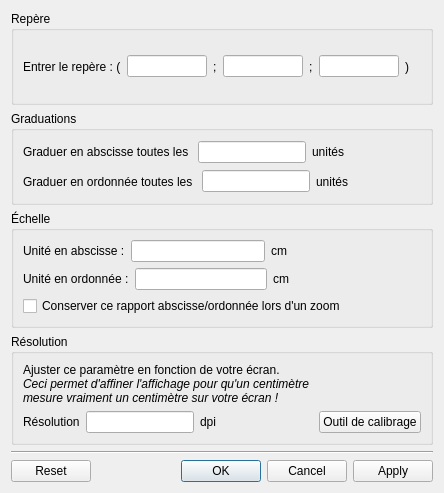
<?xml version="1.0" encoding="UTF-8"?>
<ui version="4.0">
 <class>DialogReperage</class>
 <widget class="QDialog" name="DialogReperage">
  <property name="geometry">
   <rect>
    <x>0</x>
    <y>0</y>
    <width>444</width>
    <height>493</height>
   </rect>
  </property>
  <property name="windowTitle">
   <string>Personnaliser le repère</string>
  </property>
  <layout class="QVBoxLayout" name="verticalLayout">
   <item>
    <widget class="QGroupBox" name="groupBoxRepere">
     <property name="title">
      <string>Repère</string>
     </property>
     <layout class="QVBoxLayout" name="verticalLayout_3">
      <item>
       <layout class="QHBoxLayout" name="horizontalLayout">
        <item>
         <widget class="QLabel" name="label">
          <property name="text">
           <string>Entrer le repère : (</string>
          </property>
         </widget>
        </item>
        <item>
         <widget class="QLineEdit" name="repere_O">
          <property name="toolTip">
           <string>&lt;html&gt;&lt;head/&gt;&lt;body&gt;&lt;p&gt;Légende à afficher pour l'origine du repère.&lt;/p&gt;&lt;/body&gt;&lt;/html&gt;</string>
          </property>
         </widget>
        </item>
        <item>
         <widget class="QLabel" name="label_2">
          <property name="text">
           <string>;</string>
          </property>
         </widget>
        </item>
        <item>
         <widget class="QLineEdit" name="repere_I">
          <property name="toolTip">
           <string>&lt;html&gt;&lt;head/&gt;&lt;body&gt;&lt;p&gt;Légende à afficher pour le 2e point du repère (abscisse).&lt;/p&gt;&lt;p&gt;&lt;span style=&quot; font-weight:600;&quot;&gt;Nota : &lt;/span&gt;si une lettre en minuscule est rentrée, elle sera comprise comme un vecteur.&lt;/p&gt;&lt;/body&gt;&lt;/html&gt;</string>
          </property>
         </widget>
        </item>
        <item>
         <widget class="QLabel" name="label_3">
          <property name="text">
           <string>;</string>
          </property>
         </widget>
        </item>
        <item>
         <widget class="QLineEdit" name="repere_J">
          <property name="toolTip">
           <string>&lt;html&gt;&lt;head/&gt;&lt;body&gt;&lt;p&gt;Légende à afficher pour le 3e point du repère (ordonnée). &lt;/p&gt;&lt;p&gt;&lt;span style=&quot; font-weight:600;&quot;&gt;Nota : &lt;/span&gt;si une lettre en minuscule est rentrée, elle sera comprise comme un vecteur.&lt;/p&gt;&lt;/body&gt;&lt;/html&gt;</string>
          </property>
         </widget>
        </item>
        <item>
         <widget class="QLabel" name="label_4">
          <property name="text">
           <string>)</string>
          </property>
         </widget>
        </item>
        <item>
         <spacer name="horizontalSpacer_6">
          <property name="orientation">
           <enum>Qt::Horizontal</enum>
          </property>
          <property name="sizeHint" stdset="0">
           <size>
            <width>40</width>
            <height>20</height>
           </size>
          </property>
         </spacer>
        </item>
       </layout>
      </item>
     </layout>
    </widget>
   </item>
   <item>
    <widget class="QGroupBox" name="groupBoxGraduations">
     <property name="title">
      <string>Graduations</string>
     </property>
     <layout class="QVBoxLayout" name="verticalLayout_4">
      <item>
       <layout class="QHBoxLayout" name="horizontalLayout_2">
        <item>
         <widget class="QLabel" name="label_5">
          <property name="text">
           <string>Graduer en abscisse toutes les </string>
          </property>
         </widget>
        </item>
        <item>
         <widget class="QLineEdit" name="gradu_x"/>
        </item>
        <item>
         <widget class="QLabel" name="label_7">
          <property name="text">
           <string>unités</string>
          </property>
         </widget>
        </item>
        <item>
         <spacer name="horizontalSpacer_5">
          <property name="orientation">
           <enum>Qt::Horizontal</enum>
          </property>
          <property name="sizeHint" stdset="0">
           <size>
            <width>40</width>
            <height>20</height>
           </size>
          </property>
         </spacer>
        </item>
       </layout>
      </item>
      <item>
       <layout class="QHBoxLayout" name="horizontalLayout_3">
        <item>
         <widget class="QLabel" name="label_6">
          <property name="text">
           <string>Graduer en ordonnée toutes les </string>
          </property>
         </widget>
        </item>
        <item>
         <widget class="QLineEdit" name="gradu_y"/>
        </item>
        <item>
         <widget class="QLabel" name="label_8">
          <property name="text">
           <string>unités</string>
          </property>
         </widget>
        </item>
        <item>
         <spacer name="horizontalSpacer_4">
          <property name="orientation">
           <enum>Qt::Horizontal</enum>
          </property>
          <property name="sizeHint" stdset="0">
           <size>
            <width>40</width>
            <height>20</height>
           </size>
          </property>
         </spacer>
        </item>
       </layout>
      </item>
     </layout>
    </widget>
   </item>
   <item>
    <widget class="QGroupBox" name="groupBoxEchelle">
     <property name="title">
      <string>Échelle</string>
     </property>
     <layout class="QVBoxLayout" name="verticalLayout_5">
      <item>
       <layout class="QHBoxLayout" name="horizontalLayout_4">
        <item>
         <widget class="QLabel" name="label_9">
          <property name="text">
           <string>Unité en abscisse :</string>
          </property>
         </widget>
        </item>
        <item>
         <widget class="QLineEdit" name="echelle_x"/>
        </item>
        <item>
         <widget class="QLabel" name="label_12">
          <property name="text">
           <string>cm</string>
          </property>
         </widget>
        </item>
        <item>
         <spacer name="horizontalSpacer_3">
          <property name="orientation">
           <enum>Qt::Horizontal</enum>
          </property>
          <property name="sizeHint" stdset="0">
           <size>
            <width>40</width>
            <height>20</height>
           </size>
          </property>
         </spacer>
        </item>
       </layout>
      </item>
      <item>
       <layout class="QHBoxLayout" name="horizontalLayout_5">
        <item>
         <widget class="QLabel" name="label_13">
          <property name="text">
           <string>Unité en ordonnée :</string>
          </property>
         </widget>
        </item>
        <item>
         <widget class="QLineEdit" name="echelle_y"/>
        </item>
        <item>
         <widget class="QLabel" name="label_10">
          <property name="text">
           <string>cm</string>
          </property>
         </widget>
        </item>
        <item>
         <spacer name="horizontalSpacer_2">
          <property name="orientation">
           <enum>Qt::Horizontal</enum>
          </property>
          <property name="sizeHint" stdset="0">
           <size>
            <width>40</width>
            <height>20</height>
           </size>
          </property>
         </spacer>
        </item>
       </layout>
      </item>
      <item>
       <widget class="QCheckBox" name="rapport">
        <property name="toolTip">
         <string>&lt;html&gt;&lt;head/&gt;&lt;body&gt;&lt;p&gt;Cochez cette case pour conserver un rapport abscisse/ordonnée constant lorsque vous zoomez ou redimensionnez la fenêtre.&lt;/p&gt;&lt;/body&gt;&lt;/html&gt;</string>
        </property>
        <property name="text">
         <string>Conserver ce rapport abscisse/ordonnée lors d'un zoom</string>
        </property>
       </widget>
      </item>
     </layout>
    </widget>
   </item>
   <item>
    <widget class="QGroupBox" name="groupBoxResolution">
     <property name="title">
      <string>Résolution</string>
     </property>
     <layout class="QVBoxLayout" name="verticalLayout_2">
      <item>
       <widget class="QLabel" name="label_15">
        <property name="text">
         <string>&lt;html&gt;&lt;head/&gt;&lt;body&gt;&lt;p&gt;Ajuster ce paramètre en fonction de votre écran.&lt;br/&gt;&lt;span style=&quot; font-style:italic;&quot;&gt;Ceci permet d'affiner l'affichage pour qu'un centimètre &lt;br/&gt;mesure vraiment un centimètre sur votre écran !&lt;/span&gt;&lt;/p&gt;&lt;/body&gt;&lt;/html&gt;</string>
        </property>
       </widget>
      </item>
      <item>
       <layout class="QHBoxLayout" name="horizontalLayout_7">
        <item>
         <widget class="QLabel" name="label_14">
          <property name="text">
           <string>Résolution</string>
          </property>
         </widget>
        </item>
        <item>
         <widget class="QLineEdit" name="resolution">
          <property name="toolTip">
           <string>&lt;html&gt;&lt;head/&gt;&lt;body&gt;&lt;p&gt;Entrez ici la résolution de votre moniteur en dpi. Exemple : 96.&lt;/p&gt;&lt;/body&gt;&lt;/html&gt;</string>
          </property>
         </widget>
        </item>
        <item>
         <widget class="QLabel" name="label_11">
          <property name="text">
           <string>dpi</string>
          </property>
         </widget>
        </item>
        <item>
         <spacer name="horizontalSpacer">
          <property name="orientation">
           <enum>Qt::Horizontal</enum>
          </property>
          <property name="sizeHint" stdset="0">
           <size>
            <width>40</width>
            <height>20</height>
           </size>
          </property>
         </spacer>
        </item>
        <item>
         <widget class="QPushButton" name="calibrage">
          <property name="toolTip">
           <string>&lt;html&gt;&lt;head/&gt;&lt;body&gt;&lt;p&gt;Afficher un objet à mesurer pour calibrer l'écran.&lt;/p&gt;&lt;/body&gt;&lt;/html&gt;</string>
          </property>
          <property name="text">
           <string>Outil de calibrage</string>
          </property>
         </widget>
        </item>
       </layout>
      </item>
     </layout>
    </widget>
   </item>
   <item>
    <widget class="Line" name="line">
     <property name="orientation">
      <enum>Qt::Horizontal</enum>
     </property>
    </widget>
   </item>
   <item>
    <widget class="QDialogButtonBox" name="boutons">
     <property name="orientation">
      <enum>Qt::Horizontal</enum>
     </property>
     <property name="standardButtons">
      <set>QDialogButtonBox::Apply|QDialogButtonBox::Cancel|QDialogButtonBox::Ok|QDialogButtonBox::Reset</set>
     </property>
    </widget>
   </item>
  </layout>
 </widget>
 <resources/>
 <connections>
  <connection>
   <sender>boutons</sender>
   <signal>accepted()</signal>
   <receiver>DialogReperage</receiver>
   <slot>accept()</slot>
   <hints>
    <hint type="sourcelabel">
     <x>248</x>
     <y>254</y>
    </hint>
    <hint type="destinationlabel">
     <x>157</x>
     <y>274</y>
    </hint>
   </hints>
  </connection>
  <connection>
   <sender>boutons</sender>
   <signal>rejected()</signal>
   <receiver>DialogReperage</receiver>
   <slot>close()</slot>
   <hints>
    <hint type="sourcelabel">
     <x>316</x>
     <y>260</y>
    </hint>
    <hint type="destinationlabel">
     <x>286</x>
     <y>274</y>
    </hint>
   </hints>
  </connection>
 </connections>
</ui>
